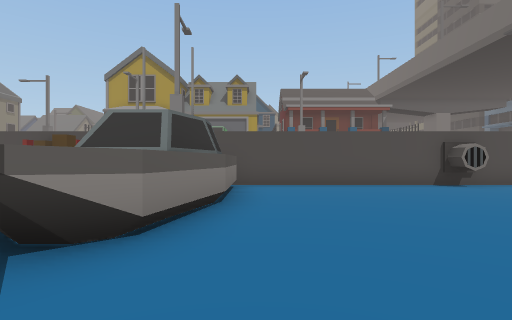
[1] (above)

16 first-person views from a walk through a Unity game level. The camera is 1.4 m above the floor, looks level and sees 80° across. The floor is counted in squares, 2 m on a side. Each view is taken from the middle of a square. On the plan, view 1 faces up. The plan holds only what a view shows up to about 10 squares ahead; the rest is blank. The place goes on beyond the plan. The player character is not drawn.

[2]
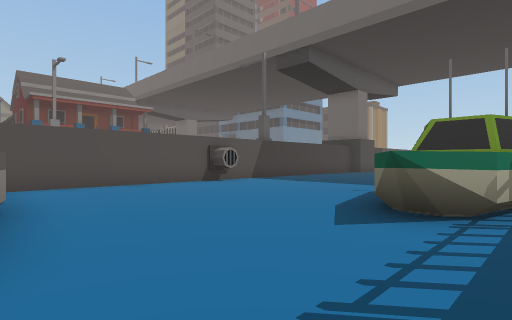

[3]
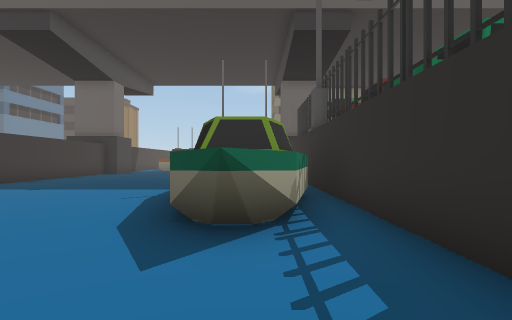

[4]
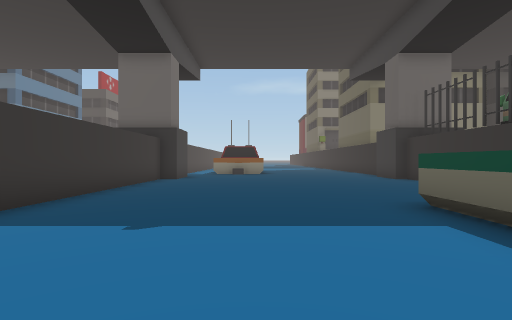

[5]
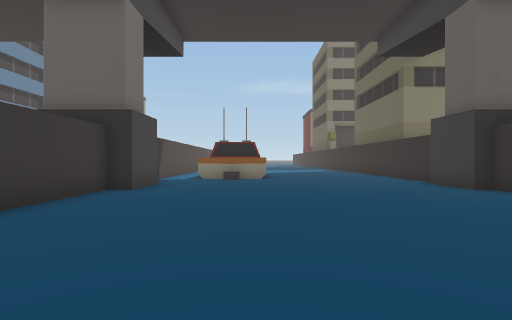

[6]
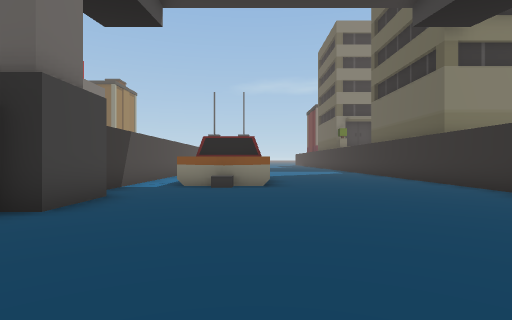

[7]
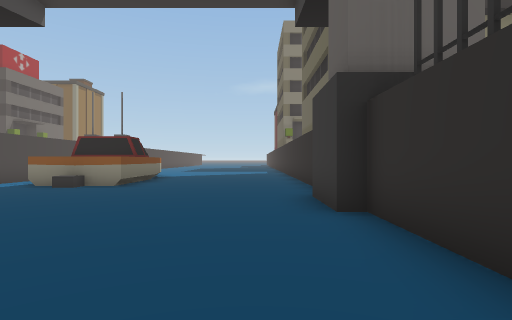

[8]
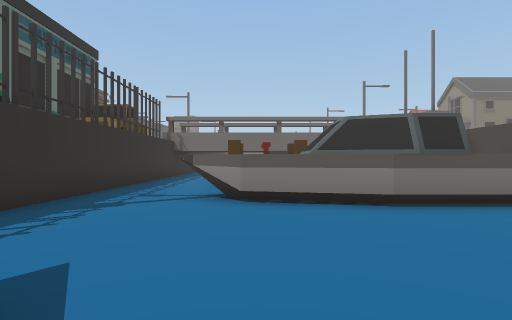

[9]
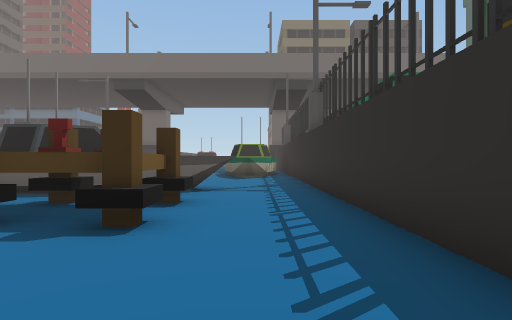

[10]
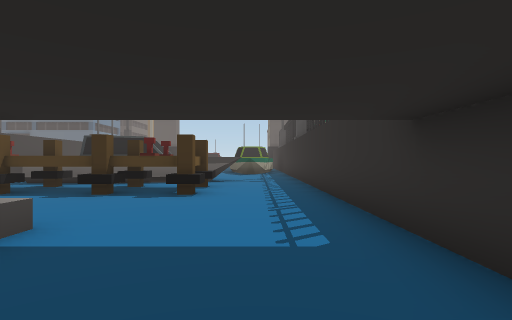

[11]
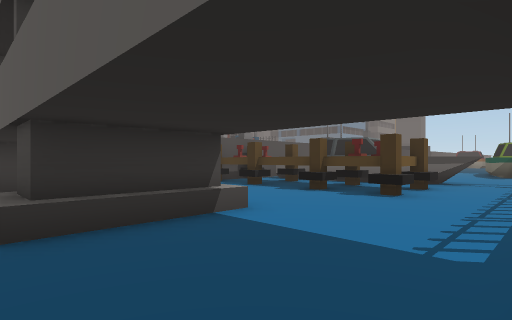

[12]
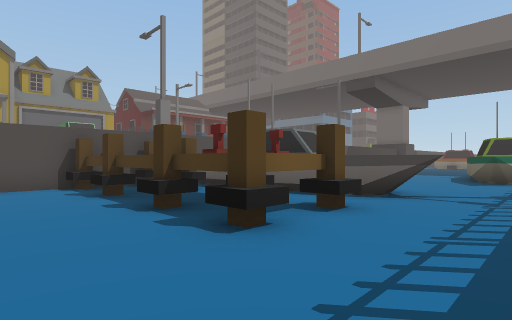

[13]
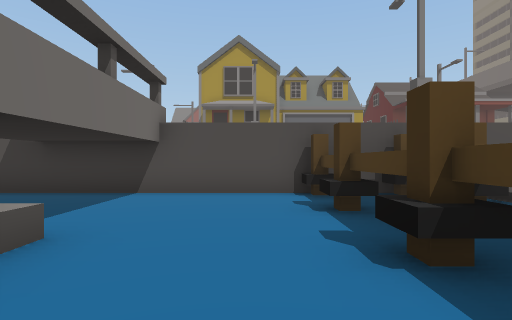

[14]
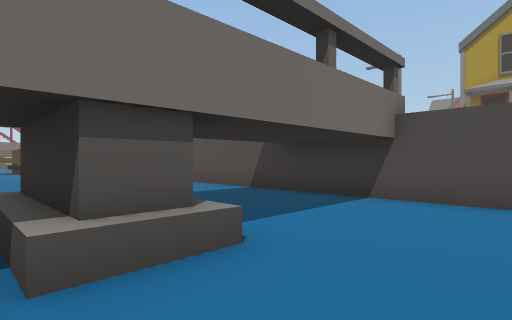

[15]
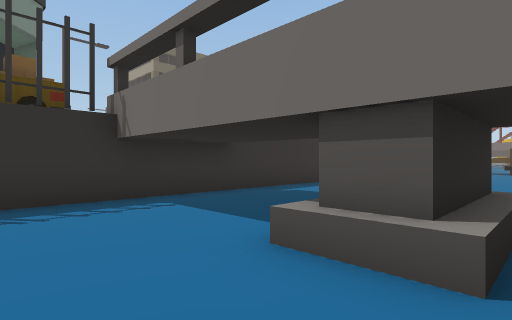

[16]
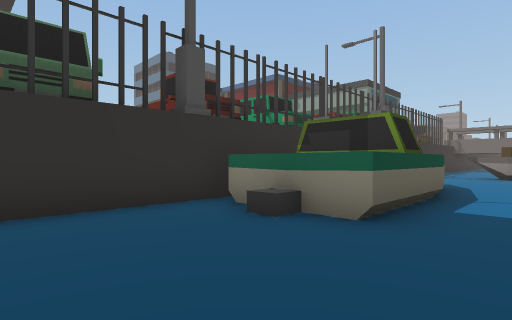

### Floor plan
Key: @ floor where view 1 was taken; # wall or solid block; . floor; ^ raised ledge; B boat; P pipe.
Columns run from 12 left of view 1 to 21 right of it. Each row starts with its distance up from view 1.
  9 ######     ###### ########## #####
  8 ......###BBB.....PP........###....
  7 .......##B B....................BB
  6 ......###BBB...................B B
  5 .......##BBB....................BB
  4 .##^..###.BB......................
  3 .......##.BB......................
  2 ......###.B.....BBBBB.............
  1 ...............BBBBB B............
  0 ............@....BBBB.............
 -1 #################   ##############

Where each view was taken, in squares from view 1:
view 1: 0 up, 0 right, facing up
view 2: 0 up, 1 left, facing up-right
view 3: 1 up, 0 right, facing right
view 4: 5 up, 4 right, facing right
view 5: 5 up, 8 right, facing right
view 6: 5 up, 11 right, facing right
view 7: 1 up, 11 right, facing right
view 8: 3 up, 4 right, facing left
view 9: 1 up, 9 left, facing right
view 10: 1 up, 12 left, facing right
view 11: 0 up, 12 left, facing up-right
view 12: 0 up, 8 left, facing up-right
view 13: 2 up, 7 left, facing up
view 14: 3 up, 7 left, facing up-left
view 15: 5 up, 7 left, facing down-left
view 16: 4 up, 12 right, facing down-left
